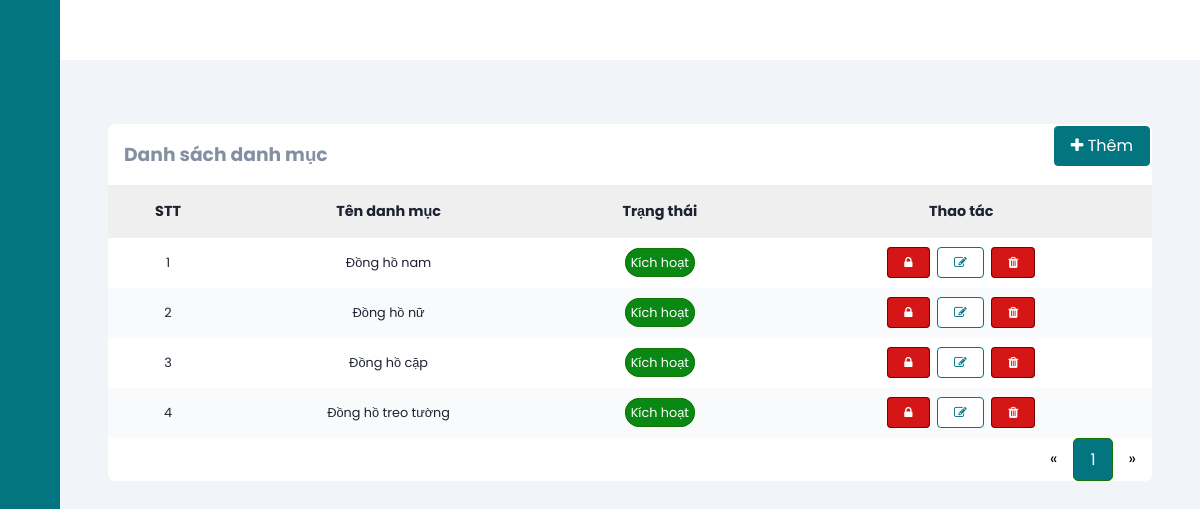
The app's page /categoryManage?page=1 (signed in) with its own data.
### tables this page shows
CREATE TABLE `categories` (
  `id` int(11) NOT NULL,
  `name` varchar(255) NOT NULL,
  `status` tinyint(4) NOT NULL DEFAULT 1
);

### mvc/core/ControllerBase.php (called while the page is built, shortened)
<?php
class ControllerBase{
    public function view($view, $data=[]){
        require_once "./mvc/views/".$view.".php";
    }
}
?>

### mvc/controllers/categoryManage.php (called while the page is built, shortened)
<?php
class categoryManage extends ControllerBase
{
    public function index($page = 1)
    {
        $category = $this->model("categoryModel");
        $categoryList = ($category->getAllAdmin($page))->fetch_all(MYSQLI_ASSOC);
        $countPaging = $category->getCountPaging(8);
        $this->view("admin/category", [
            "headTitle" => "Quản lý danh mục",
            "categoryList" => $categoryList,
            'countPaging'=>$countPaging
        ]);
    }
}

### mvc/core/App.php (called while the page is built, shortened)
<?php
class App
{
    protected $action = "Index";
    function __construct()
    {
        $arr = $this->UrlProcess();
        if (file_exists("./mvc/controllers/" . $arr[0] . ".php")) {
            unset($arr[0]);
        }
        $this->controller = new $this->controller;
        $this->params = $arr ? array_values($arr) : [];
        array_push($this->params, $_GET);
        call_user_func_array([$this->controller, $this->action], $this->params);
    }
    function UrlProcess()
    {
        if (isset($_GET["url"])) {
            return explode("/", filter_var(trim($_GET["url"], "/")));
        }
    }
}

### index.php (called while the page is built, shortened)
<?php
$myApp = new App();
?>

### mvc/core/DB.php (called while the page is built, shortened)
<?php
class DB{
    private static $instance = null;
    protected $servername = "localhost";
    protected $username = "root";
    protected $password = "";
    private function __construct(){
        $this->con = mysqli_connect($this->servername, $this->username, $this->password);
    }
    public static function getInstance()
    {
      if(!self::$instance)
      {
        self::$instance = new DB();
      }
      return self::$instance;
    }
}
?>

### mvc/models/CategoryModel.php (called while the page is built, shortened)
<?php
class categoryModel
{
    private static $instance = null;
    public static function getInstance()
    {
        if (!self::$instance) {
            self::$instance = new categoryModel();
        }
        return self::$instance;
    }
    public function getAllAdmin($page = 1, $total = 8)
    {
        $page = intval($page);
        $total = intval($total);
        $tmp = ($page - 1) * $total;
        $db = DB::getInstance();
        $sql = "SELECT * FROM categories LIMIT $tmp,$total";
        $result = mysqli_query($db->con, $sql);
        return $result;
    }
}

### mvc/views/admin/category.php (the view, shortened to what this page needs)
<link rel="stylesheet" href="https://maxcdn.bootstrapcdn.com/font-awesome/4.4.0/css/font-awesome.min.css" />
<?php require APP_ROOT . '/views/admin/inc/head.php'; ?>
<body>
    <?php require APP_ROOT . '/views/admin/inc/sidebar.php'; ?>
    <div class="main-content">
        <main>
            <section class="recent">
                <div class="activity-grid">
                    <div class="activity-card">
                        <a href="<?= URL_ROOT . '/categoryManage/add' ?>" class="button right" ><i class="fa fa-plus" aria-hidden="true"></i> Thêm</a>
                        <h3>Danh sách danh mục</h3>
                        <div class="table-responsive">
                            <table>
                                <thead>
                                    <tr>
                                        <th>STT</th>
                                        <th>Tên danh mục</th>
                                        <th>Trạng thái</th>
                                        <th>Thao tác</th>
                                    </tr>
                                </thead>
                                <tbody>
                                    <?php
                                    $count = 0;
                                    foreach ($data['categoryList'] as $key => $value) {
                                    ?>
                                        <tr>
                                            <td><?= ++$count ?></td>
                                            <td><?= $value['name'] ?></td>
                                            <?php
                                            if ($value['status']) { ?>
                                                <td><span class="active">Kích hoạt</span></td>
                                            <?php } else { ?>
                                                <td><span class="block">Khóa</span></td>
                                            <?php }
                                            ?>
                                            <td>
                                                <?php
                                                if ($value['status']) { ?>
                                                    <a class="button-red" href="<?= URL_ROOT . '/categoryManage/changeStatus/' . $value['id'] ?>"><i class="fa fa-lock" aria-hidden="true"></i></a>
                                                <?php } else { ?>
                                                    <a class="button-green" href="<?= URL_ROOT . '/categoryManage/changeStatus/' . $value['id'] ?>"><i class="fa fa-unlock" aria-hidden="true"></i></a>
                                                <?php }
                                                ?>
                                                <a class="button-normal" href="<?= URL_ROOT . '/categoryManage/edit/' . $value['id'] ?>"> <i class="fa fa-pencil-square-o" aria-hidden="true"></i></a>
                                                <a href="<?= URL_ROOT . '/categoryManage/delete/' . $value['id'] ?>" class="button-red" onclick="return confirm('Bạn có chắc chắn muốn xóa sản phẩm này?')"><i class="fa fa-trash" aria-hidden="true"></i></a>
                                            </td>
                                        </tr>
                                    <?php }
                                    ?>
                                </tbody>
                            </table>
                        </div>
                        <div class="pagination">
                            <a href="<?= URL_ROOT ?>/categoryManage?page=<?= (isset($_GET['page'])) ? (($_GET['page'] <= 1) ? 1 : $_GET['page'] - 1) : 1 ?>">&laquo;</a>
                            <?php
                            for ($i = 1; $i <= $data['countPaging']; $i++) {
                                if (isset($_GET['page'])) {
                                    if ($i == $_GET['page']) { ?>
                                        <a class="active" href="<?= URL_ROOT ?>/categoryManage?page=<?= $i ?>"><?= $i ?></a>
                                    <?php } else { ?>
                                        <a href="<?= URL_ROOT ?>/categoryManage?page=<?= $i ?>"><?= $i ?></a>
                                    <?php  }
                                } ?>
                            <?php }
                            ?>
                            <a href="<?= URL_ROOT ?>/categoryManage?page=<?= (isset($_GET['page'])) ? ($_GET['page'] == $data['countPaging'] ? $_GET['page'] : $_GET['page'] + 1) : 2 ?>">&raquo;</a>
                        </div>
                    </div>
                </div>
            </section>
        </main>
    </div>
</body>
</html>

### public/css/admin.css (style rules this page uses)
:root { --main-color: #027581; --color-dark: #1D2231; --text-grey: #8390A2; }
* { font-family: 'Poppins', sans-serif; margin: 0; padding: 0; text-decoration: none; list-style-type: none; box-sizing: border-box; }
.main-content { position: relative; margin-left: 240px; transition: margin-left 500ms; }
main { margin-top: 60px; background: #f1f5f9; min-height: 90vh; padding: 1rem 3rem; }
.recent { margin-top: 3rem; margin-bottom: 3rem; }
.activity-grid { display: grid; grid-template-columns: 100% 25%; grid-column-gap: 1.5rem; }
.activity-card, .summary-card, .bday-card { background: #fff; border-radius: 7px; }
.activity-card h3 { color: var(--text-grey); margin: 1rem; }
.activity-card table { width: 100%; border-collapse: collapse; }
.activity-card thead { background: #efefef; text-align: left; }
th, td { font-size: .9rem; padding: 1rem 1rem; color: var(--color-dark); text-align: center; }
td { font-size: .8rem; }
tbody tr:nth-child(even) { background: #f9fafc; }
.button { background: var(--main-color); color: #fff; border: 1px solid var(--main-color); border-radius: 4px; padding: .4rem 1rem; margin: 2px 2px; }
.button-red { background: rgb(212, 22, 22); color: #fff; border: 1px solid rgb(116, 4, 4); border-radius: 4px; padding: .4rem 1rem; margin: 2px 2px; }
.button-normal { background: white; color: var(--main-color); border: 1px solid var(--main-color); border-radius: 4px; padding: .4rem 1rem; margin: 2px 2px; }
.table-responsive { overflow-x: auto; }
@media only screen and (max-width: 1200px) { .main-content { margin-left: 60px; } }
.right { float: right; }
.active { background: rgb(9, 136, 20); color: #fff; border: 1px solid rgb(23, 116, 4); padding: 5px; border-radius: 20px; }
.pagination { float: right; }
.pagination a { color: black; float: left; padding: 8px 16px; text-decoration: none; }
.pagination a.active { background-color: #027581; color: white; border-radius: 5px; }

### records on screen
categories: name "Đồng hồ nam", status "Kích hoạt"
categories: name "Đồng hồ nữ", status "Kích hoạt"
categories: name "Đồng hồ cặp", status "Kích hoạt"
categories: name "Đồng hồ treo tường", status "Kích hoạt"
